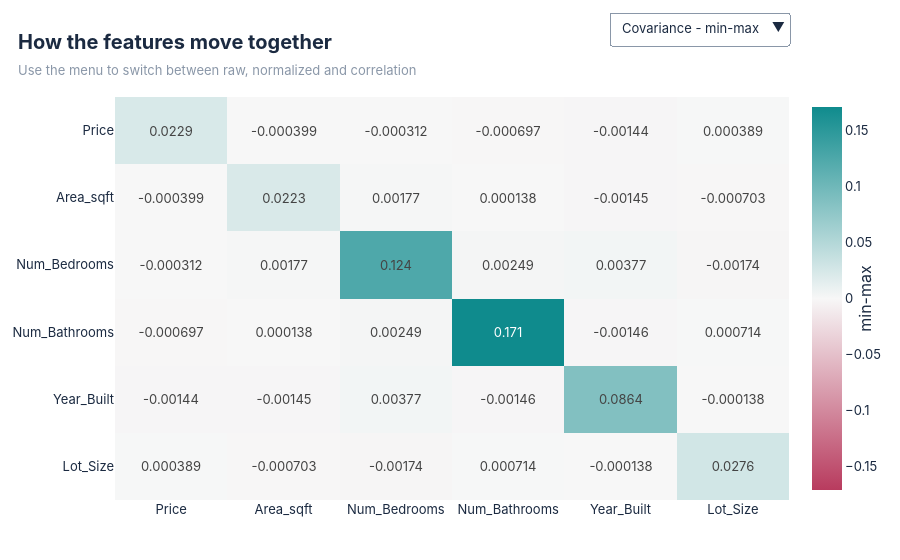

Notebook code cell kept with this figure:
### Markdown cell above
#### Step C — Covariance matrix, then fit PCA

PCA starts from the covariance matrix: it shows how each pair of features moves together.

- **Raw covariance:** in mixed units, so Price's big numbers hide everything.
- **Min-max covariance:** all features on the same scale.
- **Correlation:** always between −1 and 1, easiest to read.

Use the dropdown to switch views. `viz.covariance_heatmap(insights, features=[...], min_abs=...)` filters the chart to chosen features and hides weak pairs. The explorer below has all the filters as controls.

### Code cell
insights = FeatureInsights(df[NUMERIC], df_norm)
fig = viz.covariance_heatmap(insights)
fig.show()

### Figure 1 — Plotly figure (JSON) as saved in the notebook; plotly's stock layout.template omitted (floating-point values rounded to 4 significant figures)
{"data": [{"colorbar": {"title": {"side": "right", "text": "raw units"}}, "colorscale": [[0, "#B83B5E"], [0.5, "#F7F7F7"], [1, "#0F8B8D"]], "hovertemplate": "%{y} vs %{x}<br>value: %{z:.4g}<extra></extra>", "name": "Covariance - raw units", "text": [["2.19e+10", "-1.31e+06", "-1.22e+03", "-1.36e+03", "-1.01e+05", "4.6e+06"], ["-1.31e+06", "2.52e+05", "23.8", "0.93", "-351", "-2.86e+04"], ["-1.22e+03", "23.8", "1.99", "0.0199", "1.08", "-84.1"], ["-1.36e+03", "0.93", "0.0199", "0.682", "-0.211", "17.3"], ["-1.01e+05", "-351", "1.08", "-0.211", "448", "-120"], ["4.6e+06", "-2.86e+04", "-84.1", "17.3", "-120", "4.03e+06"]], "texttemplate": "%{text}", "type": "heatmap", "visible": false, "x": ["Price", "Area_sqft", "Num_Bedrooms", "Num_Bathrooms", "Year_Built", "Lot_Size"], "y": ["Price", "Area_sqft", "Num_Bedrooms", "Num_Bathrooms", "Year_Built", "Lot_Size"], "z": [[21870000000.0, -1311000.0, -1222.0, -1364.0, -101100.0, 4602000.0], [-1311000.0, 252200.0, 23.82, 0.9304, -351.4, -28570.0], [-1222.0, 23.82, 1.986, 0.01995, 1.084, -84.1], [-1364.0, 0.9304, 0.01995, 0.6822, -0.2107, 17.26], [-101100.0, -351.4, 1.084, -0.2107, 447.7, -120.0], [4602000.0, -28570.0, -84.1, 17.26, -120.0, 4034000.0]], "zmax": 21870000000.0, "zmin": -21870000000.0}, {"colorbar": {"title": {"side": "right", "text": "min-max"}}, "colorscale": [[0, "#B83B5E"], [0.5, "#F7F7F7"], [1, "#0F8B8D"]], "hovertemplate": "%{y} vs %{x}<br>value: %{z:.4g}<extra></extra>", "name": "Covariance - min-max", "text": [["0.0229", "-0.000399", "-0.000312", "-0.000697", "-0.00144", "0.000389"], ["-0.000399", "0.0223", "0.00177", "0.000138", "-0.00145", "-0.000703"], ["-0.000312", "0.00177", "0.124", "0.00249", "0.00377", "-0.00174"], ["-0.000697", "0.000138", "0.00249", "0.171", "-0.00146", "0.000714"], ["-0.00144", "-0.00145", "0.00377", "-0.00146", "0.0864", "-0.000138"], ["0.000389", "-0.000703", "-0.00174", "0.000714", "-0.000138", "0.0276"]], "texttemplate": "%{text}", "type": "heatmap", "visible": true, "x": ["Price", "Area_sqft", "Num_Bedrooms", "Num_Bathrooms", "Year_Built", "Lot_Size"], "y": ["Price", "Area_sqft", "Num_Bedrooms", "Num_Bathrooms", "Year_Built", "Lot_Size"], "z": [[0.02287, -0.0003987, -0.0003124, -0.0006973, -0.001436, 0.0003893], [-0.0003987, 0.0223, 0.001771, 0.0001383, -0.001451, -0.0007029], [-0.0003124, 0.001771, 0.1241, 0.002494, 0.003765, -0.001739], [-0.0006973, 0.0001383, 0.002494, 0.1705, -0.001463, 0.0007139], [-0.001436, -0.001451, 0.003765, -0.001463, 0.08637, -0.0001379], [0.0003893, -0.0007029, -0.001739, 0.0007139, -0.0001379, 0.02761]], "zmax": 0.1705, "zmin": -0.1705}, {"colorbar": {"title": {"side": "right", "text": "Correlation (r)"}}, "colorscale": [[0, "#B83B5E"], [0.5, "#F7F7F7"], [1, "#0F8B8D"]], "hovertemplate": "%{y} vs %{x}<br>value: %{z:.4g}<extra></extra>", "name": "Correlation (r)", "text": [["1.000", "-0.018", "-0.006", "-0.011", "-0.032", "0.015"], ["-0.018", "1.000", "0.034", "0.002", "-0.033", "-0.028"], ["-0.006", "0.034", "1.000", "0.017", "0.036", "-0.030"], ["-0.011", "0.002", "0.017", "1.000", "-0.012", "0.010"], ["-0.032", "-0.033", "0.036", "-0.012", "1.000", "-0.003"], ["0.015", "-0.028", "-0.030", "0.010", "-0.003", "1.000"]], "texttemplate": "%{text}", "type": "heatmap", "visible": false, "x": ["Price", "Area_sqft", "Num_Bedrooms", "Num_Bathrooms", "Year_Built", "Lot_Size"], "y": ["Price", "Area_sqft", "Num_Bedrooms", "Num_Bathrooms", "Year_Built", "Lot_Size"], "z": [[1.0, -0.01766, -0.005864, -0.01117, -0.03231, 0.0155], [-0.01766, 1.0, 0.03365, 0.002243, -0.03307, -0.02833], [-0.005864, 0.03365, 1.0, 0.01714, 0.03636, -0.02971], [-0.01117, 0.002243, 0.01714, 1.0, -0.01205, 0.0104], [-0.03231, -0.03307, 0.03636, -0.01205, 1.0, -0.002824], [0.0155, -0.02833, -0.02971, 0.0104, -0.002824, 1.0]], "zmax": 1, "zmin": -1}], "layout": {"height": 560, "margin": {"b": 60, "l": 70, "r": 40, "t": 95}, "title": {"text": "<b>How the features move together</b><br><span style='font-size:13px;color:#8A97A8'>Use the menu to switch between raw, normalized and correlation</span>"}, "updatemenus": [{"active": 1, "bgcolor": "white", "bordercolor": "#8A97A8", "buttons": [{"args": [{"visible": [true, false, false]}], "label": "Covariance - raw units", "method": "update"}, {"args": [{"visible": [false, true, false]}], "label": "Covariance - min-max", "method": "update"}, {"args": [{"visible": [false, false, true]}], "label": "Correlation (r)", "method": "update"}], "x": 1, "xanchor": "right", "y": 1.13, "yanchor": "bottom"}], "xaxis": {"side": "bottom"}, "yaxis": {"autorange": "reversed"}}}
